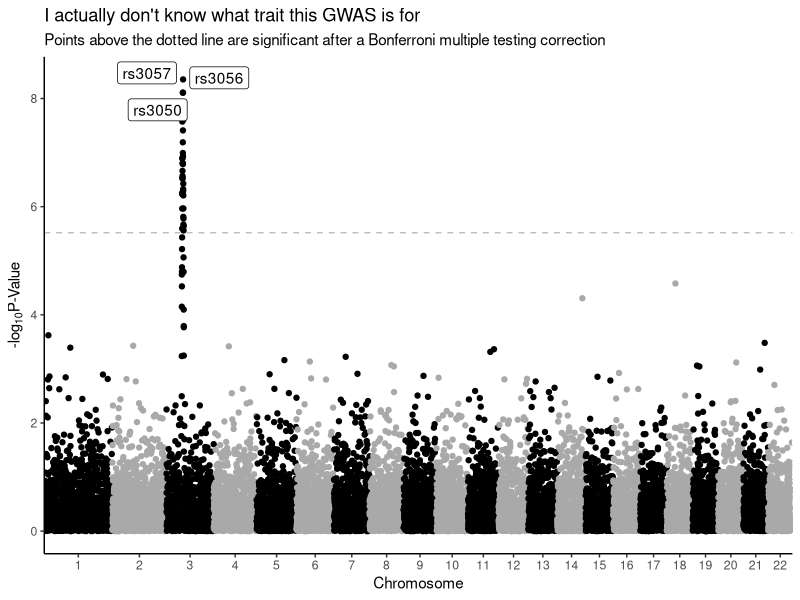

R code for this plot:
## ---- chunk 1
knitr::opts_chunk$set(echo = TRUE)
## ---- chunk 2
library(tidyverse) # for everything
library(ggrepel) # for repelling labels
library(qqman) # for gwas data

gwasResults <- qqman::gwasResults
## ---- chunk 3
glimpse(gwasResults)
## ---- chunk 4
# dimensions of dataframe
dim(gwasResults)

# how many unique SNP
length(unique(gwasResults$SNP))
## ---- chunk 5
gwasResults %>%
  group_by(CHR) %>%
  dplyr::summarize(min_bp = min(BP),
                   max_bp = max(BP),
                   number_of_markers = length(SNP))
## ---- chunk 6
gwasResults_neglog10 <- gwasResults %>%
  mutate(NegLog10P = -log10(P))
## ---- chunk 7
gwasResults_neglog10 <- gwasResults_neglog10 %>%
  mutate(SNP_number = parse_number(SNP))

range(gwasResults_neglog10$SNP_number)
## ---- chunk 8
(set_axis <- gwasResults_neglog10 %>%
  group_by(CHR) %>%
  summarise(min = min(SNP_number),
            max = max(SNP_number),
            center = (max - min)/2))
## ---- chunk 9
bonferroni_pval <- -log10(0.05/nrow(gwasResults_neglog10))
## ---- chunk 10
significant <- gwasResults_neglog10 %>%
  filter(NegLog10P > bonferroni_pval) %>%
  arrange(-NegLog10P) %>%
  slice(1:3) # take the first 3 which works bc we arranged descending
## ---- chunk 11
gwasResults_neglog10 %>%
  ggplot(aes(x = SNP_number, y = NegLog10P, color = as.factor(CHR))) +
  geom_point() +
  geom_label_repel(data = significant,
                  aes(x = SNP_number, y = NegLog10P, label = SNP)) +
  scale_x_continuous(expand = c(0,0),
                     breaks = (set_axis$center + set_axis$min), 
                     labels = set_axis$CHR) +
  scale_color_manual(values = rep(c("black", "darkgray"), 17)) +
  geom_hline(yintercept = bonferroni_pval, color = "grey", linetype = "dashed") +
  theme_classic() +
  theme(legend.position = "none") + # legend not really necessary
  labs(x = "Chromosome",
       y = expression("-log"[10]*"P-Value"),
       title = "I actually don't know what trait this GWAS is for",
       subtitle = "Points above the dotted line are significant after a Bonferroni multiple testing correction")
